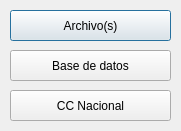
<?xml version="1.0" encoding="UTF-8"?>
<ui version="4.0">
 <class>SelectImportMethod</class>
 <widget class="QDialog" name="SelectImportMethod">
  <property name="geometry">
   <rect>
    <x>0</x>
    <y>0</y>
    <width>181</width>
    <height>131</height>
   </rect>
  </property>
  <property name="sizePolicy">
   <sizepolicy hsizetype="Fixed" vsizetype="Fixed">
    <horstretch>0</horstretch>
    <verstretch>0</verstretch>
   </sizepolicy>
  </property>
  <property name="minimumSize">
   <size>
    <width>181</width>
    <height>131</height>
   </size>
  </property>
  <property name="maximumSize">
   <size>
    <width>181</width>
    <height>131</height>
   </size>
  </property>
  <property name="windowTitle">
   <string>Dialog</string>
  </property>
  <widget class="QPushButton" name="buttonImportDocs">
   <property name="geometry">
    <rect>
     <x>10</x>
     <y>10</y>
     <width>161</width>
     <height>31</height>
    </rect>
   </property>
   <property name="text">
    <string>Archivo(s)</string>
   </property>
  </widget>
  <widget class="QPushButton" name="buttonImportDB">
   <property name="geometry">
    <rect>
     <x>10</x>
     <y>50</y>
     <width>161</width>
     <height>31</height>
    </rect>
   </property>
   <property name="text">
    <string>Base de datos</string>
   </property>
  </widget>
  <widget class="QPushButton" name="buttonImportTotalNatDoc">
   <property name="geometry">
    <rect>
     <x>10</x>
     <y>90</y>
     <width>161</width>
     <height>31</height>
    </rect>
   </property>
   <property name="text">
    <string>CC Nacional</string>
   </property>
  </widget>
 </widget>
 <resources/>
 <connections/>
</ui>
